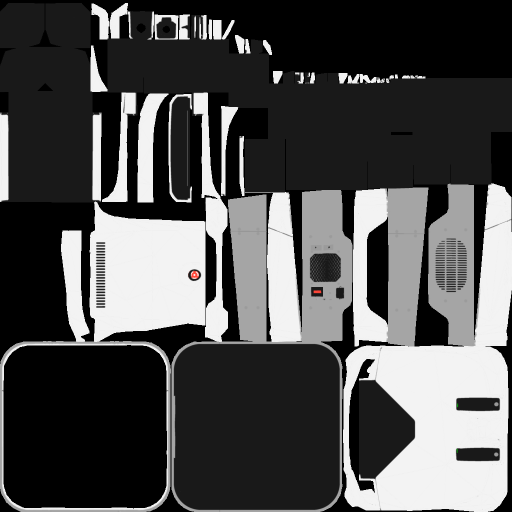
#> input picture ws_moveit2/src/moveit_resources/pr2_description/urdf/meshes/base_v0/base_color.tif, 1024 x 1024 px (shown at 1/2 size)
$ python decompose.py ../../../../../ws_moveit2/src/moveit_resources/pr2_description/urdf/meshes/base_v0/base_color.tif
#> lines starting #> are read from the running program, lines starting #| are printed output that depends on the picture; after the words box and inside, x2 and y2 are one past the last pixel; in counts of white or black regions, pixels touching at a corner belong together
#!/usr/bin/env python3
"""
Contour -> lines + circular arcs decomposition (test harness).

Inspired by Nguyen & Debled-Rennesson (SCIA 2011): corner / dominant points
locate the primitive boundaries, then spans are classified as line or arc.
This version uses simple numpy/OpenCV pieces instead of blurred segments:

  1. threshold + findContours (all contour points)
  2. light smoothing + uniform resampling
  3. corner seeds (turning-angle peaks)  -> initial chunk boundaries
  4. bottom-up merge: adjacent chunks are merged while the union still fits
     a line or a circle within `tol` pixels
  5. tiny-segment cleanup, then boundary refinement
  6. report, JSON, overlay image, deviation stats

Usage:
  python decompose.py image.png [--invert] [--tol 1.5] [--out out_dir]
  python decompose.py --selftest [--out out_dir]
  python decompose.py --stress   [--out out_dir]   # camera-like noise/blur/lighting tests

All pixel parameters (--tol, --sigma, --min-len, --min-radius, ...) scale with image
resolution: shrink them if your features are fewer pixels across.
"""
import argparse
import json
import math
import os
from types import SimpleNamespace

import cv2
import numpy as np


# ----------------------------------------------------------------- contour --
def extract_contour(gray, invert=False, min_area=500):
    blur = cv2.GaussianBlur(gray, (5, 5), 0)
    flag = cv2.THRESH_BINARY_INV if invert else cv2.THRESH_BINARY
    _, bw = cv2.threshold(blur, 0, 255, flag | cv2.THRESH_OTSU)
    bw = cv2.morphologyEx(bw, cv2.MORPH_CLOSE, np.ones((3, 3), np.uint8))
    cnts, _ = cv2.findContours(bw, cv2.RETR_EXTERNAL, cv2.CHAIN_APPROX_NONE)
    cnts = [c for c in cnts if cv2.contourArea(c) >= min_area]
    h, w = gray.shape[:2]
    inside = []
    for c in cnts:  # drop blobs touching the image border (dark surroundings, frames)
        x, y, bw_, bh_ = cv2.boundingRect(c)
        if x > 1 and y > 1 and x + bw_ < w - 1 and y + bh_ < h - 1:
            inside.append(c)
    cnts = inside
    if not cnts:
        raise SystemExit("No contour found (try --invert, or lower --min-area; "
                         "objects touching the image border are ignored).")
    c = max(cnts, key=cv2.contourArea)
    return c[:, 0, :].astype(np.float64), bw


def smooth_closed(P, sigma):
    if sigma <= 0:
        return P.copy()
    r = int(3 * sigma) + 1
    x = np.arange(-r, r + 1)
    k = np.exp(-x ** 2 / (2 * sigma ** 2))
    k /= k.sum()
    Q = np.empty_like(P)
    for d in range(2):
        padded = np.concatenate([P[-r:, d], P[:, d], P[:r, d]])
        Q[:, d] = np.convolve(padded, k, mode="valid")
    return Q


def resample_closed(P, step):
    Q = np.vstack([P, P[:1]])
    seg = np.hypot(*np.diff(Q, axis=0).T)
    s = np.concatenate([[0.0], np.cumsum(seg)])
    L = s[-1]
    n = max(int(round(L / step)), 12)
    t = np.linspace(0, L, n, endpoint=False)
    return np.column_stack([np.interp(t, s, Q[:, 0]), np.interp(t, s, Q[:, 1])])


# ------------------------------------------------------------------ models --
def fit_line(pts):
    c = pts.mean(0)
    w, v = np.linalg.eigh(np.cov((pts - c).T))
    d = v[:, 1]
    nrm = np.array([-d[1], d[0]])
    return dict(type="line", c=c, d=d, res=np.abs((pts - c) @ nrm))


def fit_circle(pts, rmax=1e9):
    x, y = pts[:, 0], pts[:, 1]
    xm, ym = x.mean(), y.mean()
    u, v = x - xm, y - ym
    Suu, Svv, Suv = (u * u).sum(), (v * v).sum(), (u * v).sum()
    b = 0.5 * np.array([(u ** 3).sum() + (u * v * v).sum(),
                        (v ** 3).sum() + (v * u * u).sum()])
    A = np.array([[Suu, Suv], [Suv, Svv]])
    if abs(np.linalg.det(A)) < 1e-9:
        return None
    uc, vc = np.linalg.solve(A, b)
    cx, cy = xm + uc, ym + vc
    r = math.sqrt(((x - cx) ** 2 + (y - cy) ** 2).mean())
    if not np.isfinite(r) or r > rmax * 3:
        return None
    for _ in range(6):  # geometric Gauss-Newton refinement
        dx, dy = x - cx, y - cy
        d = np.hypot(dx, dy) + 1e-12
        J = np.column_stack([-dx / d, -dy / d, -np.ones_like(d)])
        delta = np.linalg.lstsq(J, -(d - r), rcond=None)[0]
        cx, cy, r = cx + delta[0], cy + delta[1], r + delta[2]
        if np.abs(delta).max() < 1e-6:
            break
    if not np.isfinite(r) or r <= 0 or r > rmax:
        return None
    res = np.abs(np.hypot(x - cx, y - cy) - r)
    return dict(type="arc", c=np.array([cx, cy]), r=r, res=res)


def arc_is_sane(ar, pts, p):
    """Reject circles that are really lines (tiny bow) or corner roundings (tiny radius)."""
    if ar is None or ar["r"] < p.min_radius:
        return False
    ang = np.unwrap(np.arctan2(pts[:, 1] - ar["c"][1], pts[:, 0] - ar["c"][0]))
    sweep = ang[-1] - ang[0]
    sgn = np.sign(sweep)
    if sgn == 0 or abs(sweep) > 2 * math.pi + 0.3:
        return False
    if (np.sign(np.diff(ang)) == sgn).mean() < 0.9:  # must progress around the circle
        return False
    if math.degrees(abs(sweep)) < p.min_sweep_deg:
        return False
    sagitta = ar["r"] * (1 - math.cos(min(abs(sweep), math.pi) / 2))
    return sagitta >= p.min_sagitta * p.tol  # bow must be distinguishable from a line


def classify(pts, p):
    """Return model dict (line/arc) if pts fit within tol, else None."""
    ln = fit_line(pts)
    if ln["res"].max() <= p.tol:
        return ln
    if len(pts) >= p.min_arc_pts:
        ar = fit_circle(pts, p.rmax)
        if ar is not None and ar["res"].max() <= p.tol and arc_is_sane(ar, pts, p):
            return ar
    # no valid arc: accept a slightly bowed/noisy line rather than a fake huge-radius arc
    if ln["res"].max() <= p.line_slack * p.tol:
        return ln
    return None


# [7 lines left out: function best_effort, not called in this run]


# ---------------------------------------------------------- segmentation ----
def span(a, b, n):
    return (b - a) % n or n


def seg_pts(P, a, length):
    return P[np.arange(a, a + length + 1) % len(P)]


def corner_seeds(P, k, thresh_deg):
    n = len(P)
    a = P - np.roll(P, k, axis=0)
    b = np.roll(P, -k, axis=0) - P
    mag = np.abs(np.arctan2(a[:, 0] * b[:, 1] - a[:, 1] * b[:, 0], (a * b).sum(1)))
    seeds = []
    for i in np.argsort(-mag):
        if mag[i] < math.radians(thresh_deg):
            break
        if mag[i] >= mag[np.arange(i - k, i + k + 1) % n].max() and \
                all(min((i - s) % n, (s - i) % n) > k for s in seeds):
            seeds.append(int(i))
    return sorted(seeds)


def initial_boundaries(n, seeds, chunk):
    B = set(seeds)
    for i in range(0, n, chunk):
        if all(min((i - s) % n, (s - i) % n) >= chunk // 2 for s in seeds):
            B.add(i)
    B = sorted(B)
    return B if len(B) >= 3 else list(range(0, n, max(n // 6, 1)))


def merge_chunks(P, B, p):
    n = len(P)
    cache = {}

    def cls(a, length):
        key = (a % n, length)
        if key not in cache:
            cache[key] = classify(seg_pts(P, a, length), p)
        return cache[key]

    while len(B) > 1:
        m = len(B)
        best = None
        for i in range(m):
            a, c = B[i], B[(i + 2) % m]
            length = span(a, c, n) if m > 2 else n
            model = cls(a, length)
            if model is None:
                continue
            cost = float(np.sqrt((model["res"] ** 2).mean()))
            if best is None or cost < best[0]:
                best = (cost, (i + 1) % m)
        if best is None:
            break
        del B[best[1]]
    return B


def absorb_tiny(P, B, p):
    n = len(P)
    while len(B) > 2:
        m = len(B)
        lens = [span(B[i], B[(i + 1) % m], n) for i in range(m)]
        i = int(np.argmin(lens))
        if lens[i] >= p.min_len:
            break
        prev_i = (i - 1) % m
        la = span(B[prev_i], B[(i + 1) % m], n)
        lb = span(B[i], B[(i + 2) % m], n)
        ea = best_effort(seg_pts(P, B[prev_i], la), p)["res"].max()
        eb = best_effort(seg_pts(P, B[i], lb), p)["res"].max()
        del B[i if ea <= eb else (i + 1) % m]
    return B


def sse(P, a, length, kind, p):
    pts = seg_pts(P, a, length)
    if len(pts) < 5:
        return 1e18
    mdl = fit_line(pts) if kind == "line" else fit_circle(pts, p.rmax)
    return 1e18 if mdl is None else float((mdl["res"] ** 2).sum())


def refine_boundaries(P, B, p, passes=2):
    n = len(P)
    for _ in range(passes):
        m = len(B)
        if m < 2:
            return B
        kinds = []
        for i in range(m):
            pts = seg_pts(P, B[i], span(B[i], B[(i + 1) % m], n))
            mdl = classify(pts, p) or best_effort(pts, p)
            kinds.append(mdl["type"])
        for j in range(m):
            prev, nxt = B[(j - 1) % m], B[(j + 1) % m]
            tot = span(prev, nxt, n)
            best = (None, None)
            for t in range(-p.refine_w, p.refine_w + 1):
                nb = (B[j] + t) % n
                d1, d2 = span(prev, nb, n), span(nb, nxt, n)
                if d1 + d2 != tot or d1 < 5 or d2 < 5:
                    continue
                score = sse(P, prev, d1, kinds[(j - 1) % m], p) + \
                    sse(P, nb, d2, kinds[j], p)
                if best[0] is None or score < best[0]:
                    best = (score, nb)
            if best[1] is not None:
                B[j] = best[1]
    return B


# ------------------------------------------------------------- primitives ---
def build_primitives(P, B, p):
    n, m = len(P), len(B)
    prims = []
    for i in range(m):
        a = B[i]
        length = span(a, B[(i + 1) % m], n) if m > 1 else n
        pts = seg_pts(P, a, length)
        mdl = classify(pts, p)
        ok = mdl is not None
        if mdl is None:
            mdl = best_effort(pts, p)
        if mdl["type"] == "line":
            c, d = mdl["c"], mdl["d"]
            p0 = c + d * ((pts[0] - c) @ d)
            p1 = c + d * ((pts[-1] - c) @ d)
            prims.append(dict(type="line", p0=p0.tolist(), p1=p1.tolist(),
                              length=float(np.linalg.norm(p1 - p0)),
                              max_err=float(mdl["res"].max()), within_tol=ok,
                              start_idx=int(a), n_pts=len(pts)))
        else:
            c, r = mdl["c"], mdl["r"]
            ang = np.unwrap(np.arctan2(pts[:, 1] - c[1], pts[:, 0] - c[0]))
            sweep = float(ang[-1] - ang[0])
            if m == 1:
                sweep = math.copysign(2 * math.pi, sweep or 1)
            prims.append(dict(type="arc", center=c.tolist(), radius=float(r),
                              start_deg=float(math.degrees(ang[0])),
                              sweep_deg=float(math.degrees(sweep)),
                              length=float(abs(sweep) * r),
                              max_err=float(mdl["res"].max()), within_tol=ok,
                              start_idx=int(a), n_pts=len(pts)))
    return prims


def sample_primitive(pr, step=0.25):
    if pr["type"] == "line":
        p0, p1 = np.array(pr["p0"]), np.array(pr["p1"])
        k = max(int(np.linalg.norm(p1 - p0) / step), 2)
        t = np.linspace(0, 1, k)[:, None]
        return p0 + (p1 - p0) * t
    c, r = np.array(pr["center"]), pr["radius"]
    a0 = math.radians(pr["start_deg"])
    sw = math.radians(pr["sweep_deg"])
    k = max(int(abs(sw) * r / step), 2)
    a = a0 + np.linspace(0, sw, k)
    return np.column_stack([c[0] + r * np.cos(a), c[1] + r * np.sin(a)])


def min_dist(A, B, chunk=256):
    out = np.empty(len(A))
    for i in range(0, len(A), chunk):
        d = np.linalg.norm(A[i:i + chunk, None, :] - B[None, :, :], axis=2)
        out[i:i + chunk] = d.min(1)
    return out


def deviation_stats(contour, prims):
    R = np.vstack([sample_primitive(pr) for pr in prims])
    d1 = min_dist(contour, R)
    d2 = min_dist(R[::4], contour)
    return dict(mean_err=float(d1.mean()), max_err=float(d1.max()),
                p95_err=float(np.percentile(d1, 95)),
                hausdorff=float(max(d1.max(), d2.max())))


# ----------------------------------------------------------------- driver ---
def decompose(gray, p):
    raw, bw = extract_contour(gray, p.invert, p.min_area)
    P = resample_closed(smooth_closed(raw, p.sigma), p.step)
    seeds = corner_seeds(P, p.corner_k, p.corner_deg)
    B = initial_boundaries(len(P), seeds, p.chunk)
    n_init = len(B)
    B = merge_chunks(P, B, p)
    B = absorb_tiny(P, B, p)
    B = refine_boundaries(P, B, p)
    # re-merge after refinement (boundaries moved), then drop tiny leftovers
    B = merge_chunks(P, B, p)
    B = absorb_tiny(P, B, p)
    prims = build_primitives(P, B, p)
    stats = deviation_stats(raw, prims)
    stats.update(n_contour_pts=len(raw), n_initial_chunks=n_init, n_seeds=len(seeds))
    return raw, P, prims, stats


def draw_overlay(gray, raw, prims, scale=2):
    img = cv2.cvtColor(gray, cv2.COLOR_GRAY2BGR)
    img = cv2.resize(img, None, fx=scale, fy=scale, interpolation=cv2.INTER_NEAREST)
    img = (img * 0.35).astype(np.uint8)
    for q in raw:
        cv2.circle(img, (int(q[0] * scale + scale / 2), int(q[1] * scale + scale / 2)),
                   1, (150, 150, 150), -1)
    arc_cols = [(255, 120, 0), (0, 200, 0)]
    k = 0
    for pr in prims:
        pts = (sample_primitive(pr, 0.5) * scale + scale / 2).astype(np.int32)
        if pr["type"] == "line":
            col = (0, 0, 255)
        else:
            col = arc_cols[k % 2]
            k += 1
        cv2.polylines(img, [pts.reshape(-1, 1, 2)], False, col, 2, cv2.LINE_AA)
        for e in (pts[0], pts[-1]):
            cv2.circle(img, tuple(int(v) for v in e), 4, (0, 255, 255), -1, cv2.LINE_AA)
    return img


def print_report(prims, stats, p):
    print(f"  contour points: {stats['n_contour_pts']}   corner seeds: {stats['n_seeds']}   "
          f"initial chunks: {stats['n_initial_chunks']}   primitives: {len(prims)}")
    for i, pr in enumerate(prims):
        flag = "" if pr["within_tol"] else "   <-- exceeds tol"
        if pr["type"] == "line":
            print(f"  {i:2d} LINE  len={pr['length']:7.1f}  "
                  f"({pr['p0'][0]:6.1f},{pr['p0'][1]:6.1f}) -> ({pr['p1'][0]:6.1f},{pr['p1'][1]:6.1f})"
                  f"  err={pr['max_err']:.2f}{flag}")
        else:
            print(f"  {i:2d} ARC   len={pr['length']:7.1f}  "
                  f"r={pr['radius']:6.1f} c=({pr['center'][0]:6.1f},{pr['center'][1]:6.1f}) "
                  f"sweep={pr['sweep_deg']:7.1f}deg  err={pr['max_err']:.2f}{flag}")
    print(f"  deviation of contour from reconstruction [px]: mean={stats['mean_err']:.2f} "
          f"p95={stats['p95_err']:.2f} max={stats['max_err']:.2f} hausdorff={stats['hausdorff']:.2f}")


# --------------------------------------------------------------- self test --
# [42 lines left out: functions _path_points, synthetic_shapes, render, not called in this run]


def truth_summary(ops):
    return [f"LINE {np.hypot(o[2][0]-o[1][0], o[2][1]-o[1][1]):.0f}px" if o[0] == "line"
            else f"ARC r={o[2]} sweep={abs(o[4]-o[3]):.0f}deg" for o in ops]


# [12 lines left out: function selftest, not called in this run]


STRESS_CASES = [
    ("noise 25", dict(noise=25)),
    ("noise 50", dict(noise=50)),
    ("noise 80", dict(noise=80)),
    ("blur 3 + noise 25", dict(blur=3, noise=25)),
    ("light gradient + noise 25", dict(grad=True, noise=25)),
    ("salt/pepper 3% + noise 25", dict(sp=0.03, noise=25)),
    ("1/3 resolution + noise 25", dict(down=3, noise=25)),
]


# [56 lines left out: functions degrade, stress, not called in this run]


def main():
    ap = argparse.ArgumentParser()
    ap.add_argument("image", nargs="?")
    ap.add_argument("--selftest", action="store_true")
    ap.add_argument("--stress", action="store_true",
                    help="camera-like noise/blur/lighting tests on synthetic shapes")
    ap.add_argument("--min-radius", type=float, default=None,
                    help="arcs below this radius (px) are treated as corners (default 3*sigma)")
    ap.add_argument("--min-sweep-deg", type=float, default=10.0,
                    help="arcs sweeping less than this are treated as lines")
    ap.add_argument("--min-sagitta", type=float, default=1.0,
                    help="arc bow must be >= this many tolerances to count as an arc")
    ap.add_argument("--line-slack", type=float, default=1.35,
                    help="a line may exceed tol by this factor if no valid arc fits")
    ap.add_argument("--out", default="decomp_out")
    ap.add_argument("--invert", action="store_true", help="dark object on light background")
    ap.add_argument("--tol", type=float, default=1.5, help="max fit deviation in px")
    ap.add_argument("--sigma", type=float, default=1.5, help="contour smoothing (px)")
    ap.add_argument("--step", type=float, default=1.0, help="resampling step (px)")
    ap.add_argument("--chunk", type=int, default=10, help="initial chunk length (pts)")
    ap.add_argument("--corner-k", type=int, default=4)
    ap.add_argument("--corner-deg", type=float, default=35.0)
    ap.add_argument("--min-len", type=int, default=16, help="min primitive length (pts)")
    ap.add_argument("--min-arc-pts", type=int, default=12)
    ap.add_argument("--rmax", type=float, default=5000.0)
    ap.add_argument("--refine-w", type=int, default=12)
    ap.add_argument("--min-area", type=float, default=500)
    a = ap.parse_args()
    p = SimpleNamespace(tol=a.tol, sigma=a.sigma, step=a.step, chunk=a.chunk,
                        corner_k=a.corner_k, corner_deg=a.corner_deg, min_len=a.min_len,
                        min_arc_pts=a.min_arc_pts, rmax=a.rmax, refine_w=a.refine_w,
                        invert=a.invert, min_area=a.min_area,
                        min_radius=a.min_radius if a.min_radius is not None else 3 * a.sigma,
                        min_sweep_deg=a.min_sweep_deg, min_sagitta=a.min_sagitta,
                        line_slack=a.line_slack)
    if a.stress:
        return stress(p, a.out)
    if a.selftest:
        return selftest(p, a.out)
    if not a.image:
        ap.error("give an image or --selftest")
    gray = cv2.imread(a.image, cv2.IMREAD_GRAYSCALE)
    if gray is None:
        raise SystemExit(f"cannot read {a.image}")
    os.makedirs(a.out, exist_ok=True)
    raw, P, prims, stats = decompose(gray, p)
#> in extract_contour, `_, bw = cv2.threshold(blur, 0, 255, flag | cv2.THRESH_OTSU)`:
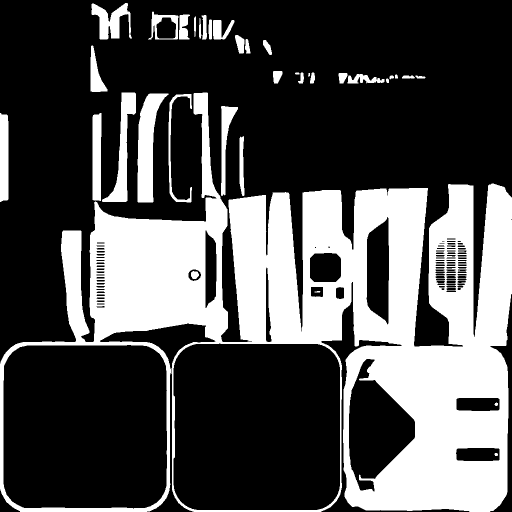
#> bw: shape (1024, 1024) (shown at 1/2 size); 31.4% white; 36 white regions, largest, box (x1, y1, x2, y2) and area: (0, 185, 1024, 1024) 295330, (275, 187, 337, 405) 6893, (204, 185, 272, 404) 4704
#> in extract_contour, `bw = cv2.morphologyEx(bw, cv2.MORPH_CLOSE, np.ones((3, 3), np.uint8))`:
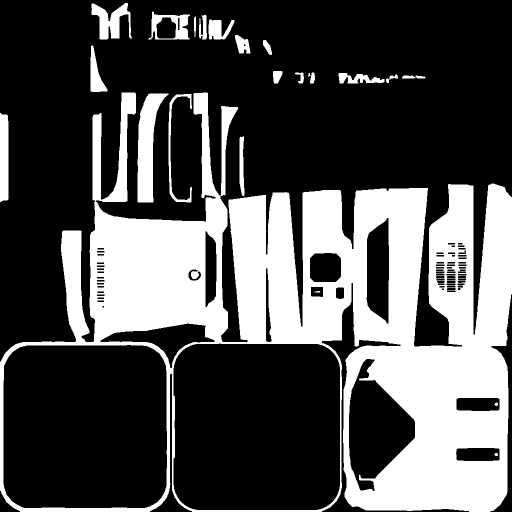
#> bw: shape (1024, 1024) (shown at 1/2 size); 31.5% white; 22 white regions
#> in extract_contour, `cnts, _ = cv2.findContours(bw, cv2.RETR_EXTERNAL, cv2.CHAIN_APPROX_NONE)`: cnts = 19 contours; largest, box (x1, y1, x2, y2) and area: (0, 185, 1024, 1024) 562736, (275, 187, 337, 405) 6640, (296, 23, 380, 79) 3356, (183, 6, 264, 79) 2760, (0, 226, 17, 404) 2736
#> in extract_contour, `cnts = [c for c in cnts if cv2.contourArea(c) >= min_area]`: cnts = 11 contours; largest, box (x1, y1, x2, y2) and area: (0, 185, 1024, 1024) 562736, (275, 187, 337, 405) 6640, (296, 23, 380, 79) 3356, (183, 6, 264, 79) 2760, (0, 226, 17, 404) 2736
#> the loop in extract_contour, `for c in cnts:` made 11 passes
#> (x, y, bw_, bh_) on passes 1 to 8: (479, 272, 10, 120), (0, 226, 17, 178), (337, 188, 47, 217), (275, 187, 62, 218), (0, 185, 1024, 839), (677, 146, 92, 21), (181, 91, 34, 93), (470, 70, 31, 37)
#> after the loop in extract_contour, `for c in cnts:`: inside = 9 contours; largest, box (x1, y1, x2, y2) and area: (275, 187, 337, 405) 6640, (296, 23, 380, 79) 3356, (183, 6, 264, 79) 2760, (181, 91, 215, 184) 1410, (337, 188, 384, 405) 1182
#> in extract_contour, `cnts = inside`: cnts has the same summary as inside
#> in extract_contour, `c = max(cnts, key=cv2.contourArea)`: c = contour of 503 points, box (x1, y1, x2, y2) (275, 187, 337, 405), area 6640
#> in decompose, `raw, bw = extract_contour(gray, p.invert, p.min_area)`: raw = 503 pairs, first value 275 to 336, second value 187 to 404
#> after the loop in smooth_closed, `for d in range(2):`: Q = 503 pairs, first value 275 to 335.6, second value 187 to 404
#> in resample_closed, `Q = np.vstack([P, P[:1]])`: Q = 504 pairs, first value 275 to 335.6, second value 187 to 404
#> in resample_closed, `seg = np.hypot(*np.diff(Q, axis=0).T)`: seg = 503 values, max 1.31 at index 460, min 0.565 at index 465, mean 1.02
#> in resample_closed, `s = np.concatenate([[0.0], np.cumsum(seg)])`: s = 504 values from 0 to 512
#> in resample_closed, `L = s[-1]`: L = 512
#> in decompose, `P = resample_closed(smooth_closed(raw, p.sigma), p.step)`: P = 512 pairs, first value 275 to 335.6, second value 187 to 404
#> in corner_seeds, `n = len(P)`: n = 512
#> in corner_seeds, `a = P - np.roll(P, k, axis=0)`: a = 512 pairs, first value -4 to 4, second value -4 to 4
#> in corner_seeds, `b = np.roll(P, -k, axis=0) - P`: b has the same summary as a
#> in corner_seeds, `mag = np.abs(np.arctan2(a[:, 0] * b[:, 1] - a[:, 1] * b[:, 0], (a * b)..`: mag = 512 values, max 2.01 at index 475, min 0 at index 76, mean 0.0931
#> the loop in corner_seeds, `for i in np.argsort(-mag):` made 17 passes
#> i on passes 1 to 8: 475, 476, 474, 477, 222, 252, 251, 473
#> after the loop in corner_seeds, `for i in np.argsort(-mag):`: seeds = [475, 222, 252]
#> in decompose, `seeds = corner_seeds(P, p.corner_k, p.corner_deg)`: seeds = [222, 252, 475]
#> in initial_boundaries, `B = set(seeds)`: B = 3 items
#> after the loop in initial_boundaries, `for i in range(0, n, chunk):`: B = 53 items
#> in initial_boundaries, `B = sorted(B)`: B = 53 values from 0 to 510
#> in decompose, `n_init = len(B)`: n_init = 53
#> the loop in merge_chunks, `while len(B) > 1:` made 47 passes
#> m on passes 2, 5: 52, 49
#> the loop in absorb_tiny, `while len(B) > 2:` made 1 pass
#> the loop in merge_chunks (call 2), `while len(B) > 1:` made 2 passes
#> the loop in absorb_tiny (call 2), `while len(B) > 2:` made 1 pass
#> the loop in min_dist, `for i in range(0, len(A), chunk):` made 2 passes
#> i on pass 2: 256
#> pass 1, in min_dist, `d = np.linalg.norm(A[i:i + chunk, None, :] - B[None, :, :], axis=2)`:
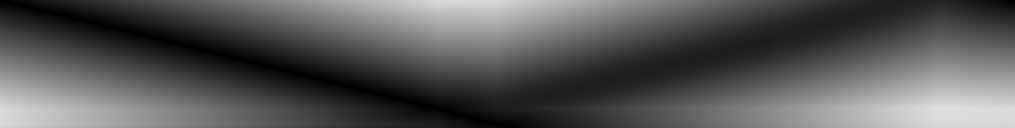
#> d: shape (256, 2029) float64 (shown at 1/2 size); min 0.0335, max 224.9, mean 87.4
#> the loop in min_dist (call 2), `for i in range(0, len(A), chunk):` made 2 passes
#> (the rest of the program and of its run is left out)
